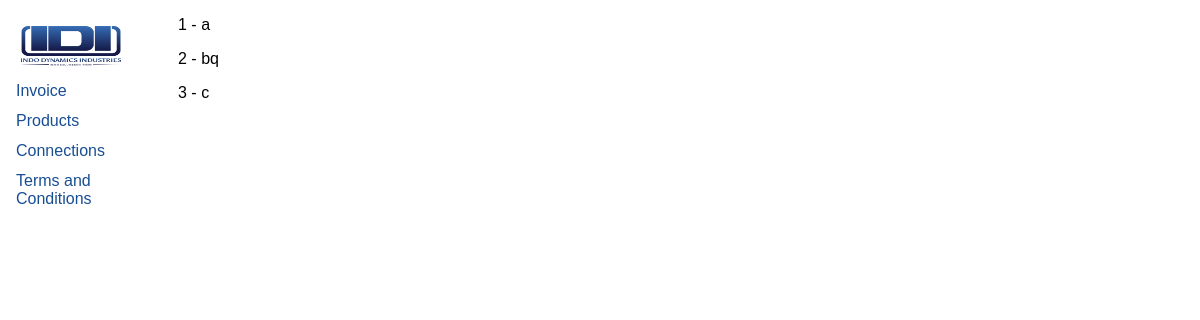
Screenshot of /products/ with the database file from the repository.
### products/models.py (models this page shows, shortened)
class Product(models.Model):
    id = models.AutoField(primary_key=True)
    product_name = models.CharField(max_length=15)
    product_description = models.TextField()
    product_price = models.DecimalField(decimal_places=2,max_digits=15)
    is_deleted = models.BooleanField(default=False)
    product_hsn = models.IntegerField(default=32543)

### products/views.py (the view)
# urls.py: path('', MyListView.as_view(), name='connections-list'),
class MyListView(ProductListView):
    queryset = Product.objects.all().order_by('id') # - minus sign to reverse the order

### products/views.py (called while the page is built)
    def get_queryset(self):
        return self.queryset.filter(is_deleted = False)

    def get(self, request, *args, **kwargs):
        context = {'object_list' : self.get_queryset()}
        return render(request, self.template_name, context)

### products/templates/products/product_list.html
{% extends "base.html" %}
{% block content%}
    {% for instance in object_list %}
        <p>{{instance.id}} - {{instance.product_name}}</p>
    {% endfor %}
{% endblock content %}

### templates/base.html (style rules this page uses)
body { font-family: Arial, Helvetica, sans-serif; }

### rows the page displays
Product: id "1", product_name "a"
Product: id "2", product_name "bq"
Product: id "3", product_name "c"
